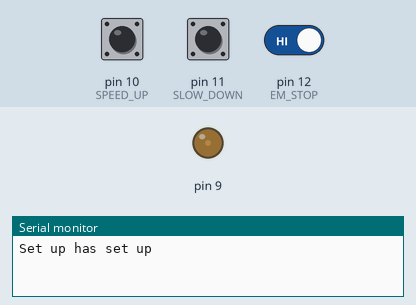
This sketch was run on a simulated Arduino Uno, built with avr-gcc and run on an emulated ATmega328P. Parts: output pins drawn as LEDs (lit = HIGH), the last lines printed to the serial monitor. The inputs (shaded band) are chosen by the test bench; at power-on: pin 10 (SPEED_UP) HIGH, pin 12 (EM_STOP) HIGH, pin 11 (SLOW_DOWN) HIGH.

Above: at 1.2 s.
1.3 s: pin 10 (SPEED_UP) pulled LOW for 0.15 s
At 2.5 s:
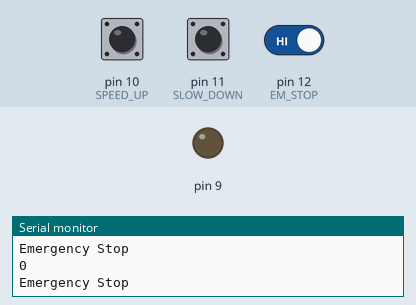
2.9 s: pin 10 (SPEED_UP) driven LOW and pin 12 (EM_STOP) driven LOW
At 3.7 s:
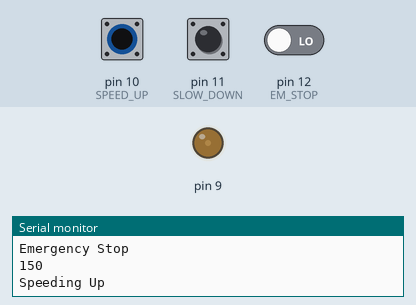
4.4 s: pin 11 (SLOW_DOWN) pulled LOW for 0.15 s
At 5.6 s:
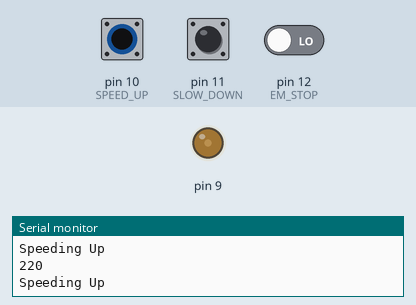
6.0 s: pin 11 (SLOW_DOWN) pulled LOW for 1 s
At 6.8 s:
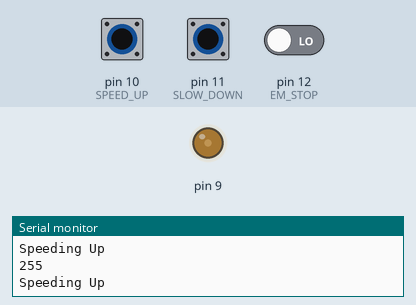
8.5 s: pin 12 (EM_STOP) driven HIGH
At 9.2 s:
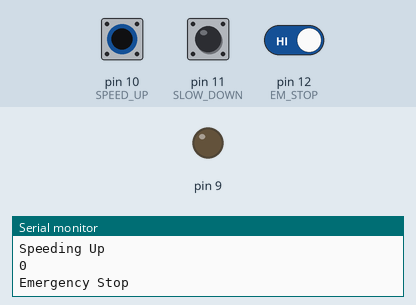
10.0 s: pin 12 (EM_STOP) driven LOW
At 10.3 s:
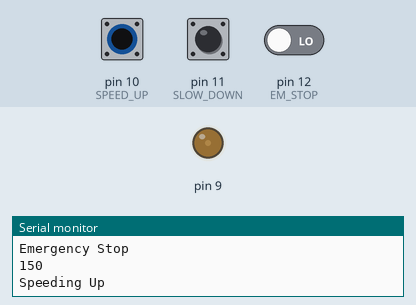
Timing chart, 0 to 12.5 s (numbered marks = the images above; inputs shaded):
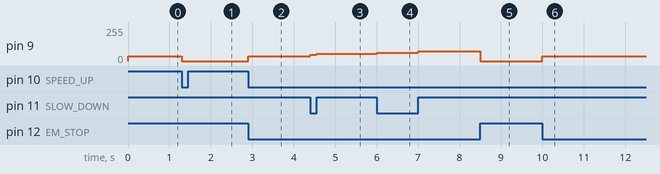

The sketch:

treadmill1.ino
```cpp
#include <TimerOne.h>
#include <avr/interrupt.h>
/*
 * Bare bones treadmill control. Goes faster and slower when faster and slower buttons arepressed,
 * stops when emergency stop Hall sensor is activated.
 */

#define hasSerial 1

// Constants for input and ouput pins
#define SPEED_UP  10 // PB2 momentary Switch Input to increase speed
#define SLOW_DOWN 11 // PB3 momentary switch to decrease speed
#define EM_STOP   12 // PB4 pin for safety device, when it goes low, SHUT DOWN EVERYTHING
#define PWM_OUT   9 // PWM output pin connected to blue wire of MC2100 (50ms period PWM out, 0 to 85% duty cycle)
#define PWM_CYCLE 50.0 //Output Signal PWM Period (50ms)
// Constants for output duty cycle and input speed
#define MAX_DUTY  863 //Max Duty Cycle expected by MC-2100 (85% of 1023)
#define MIN_DUTY  150 //Min Duty Cycle expected by MC-2100 (15% of 1023
#define DUTY_INCR 35 //20 steps from min to max

volatile int PWMduty = 0;
volatile unsigned long lastSetSpeedInterrupt; // time of last interrupt for Pin Change input

// Pin change interrupt for the faster/slower input pins buttons and emergency stop
ISR(PCINT0_vect){
  if (digitalRead (EM_STOP) ==HIGH){
    PWMduty = 0;
    Timer1.setPwmDuty(PWM_OUT, PWMduty);
#ifdef hasSerial
    Serial.print(PWMduty);
    Serial.print("\nEmergency Stop\n");
#endif
  }else{
    unsigned long thisTime = millis();
     if (thisTime > lastSetSpeedInterrupt + 30){
      lastSetSpeedInterrupt = thisTime;
      if (digitalRead (SPEED_UP) == LOW){
        if (PWMduty == 0){
          PWMduty = MIN_DUTY;
        }else{
          PWMduty = min (MAX_DUTY, PWMduty + DUTY_INCR);
        }
        Timer1.setPwmDuty(PWM_OUT, PWMduty);
#ifdef hasSerial
        Serial.print(PWMduty);
        Serial.print("\nSpeeding Up\n");
#endif
      }else{
        if (digitalRead (SLOW_DOWN) ==LOW){
          if (PWMduty <= MIN_DUTY){
            PWMduty = 0;
          }else{
            PWMduty = max (MIN_DUTY, PWMduty - DUTY_INCR);
          }
          Timer1.setPwmDuty(PWM_OUT, PWMduty);
#ifdef hasSerial
          Serial.print(PWMduty);
          Serial.print("\nSlowing Down\n");
#endif
        }
      }
    }
  }
}

void setup() {
  // put your setup code here, to run once:
   // 3 inputs processed by pin change interrupt
  pinMode (SLOW_DOWN, INPUT_PULLUP); // button for slowing down
  pinMode (SPEED_UP, INPUT_PULLUP); // button for speeding up
  pinMode (EM_STOP, INPUT_PULLUP); // Hall sensor for emergency Stop
  cli();
  PCICR |= 0b00000001;    // turn on port B
  PCMSK0 |= 0b00011100;    // turn on pin PB2,BP3, BP4
  sei();
  // initialize timer 1 for output PWM signal
  TCCR1A = 0;                 // clear control register A
  TCCR1B = _BV(WGM13);        // set mode 8: phase and frequency correct pwm, stop the timer
  Timer1.pwm(PWM_OUT, 0, 1000 * PWM_CYCLE);
  Timer1.setPwmDuty(PWM_OUT, MIN_DUTY);
   // initialize the serial communication:
#ifdef hasSerial
  Serial.begin(9600);
  Serial.print ("Set up has set up\n");
#endif
  lastSetSpeedInterrupt =0;
}

void loop() {
  // put your main code here, to run repeatedly:

}
```

Measured:
- after the input at 1.3 s, pin 9: 37/255 → 0/255 at once
- after the input at 2.9 s, pin 9: 0/255 → 37/255 at once
- after the input at 4.4 s, pin 9: 37/255 → 46/255 at once, → 55/255 0.15 s later
- after the input at 6.0 s, pin 9: 55/255 → 63/255 at once, → 72/255 1.0 s later
- after the input at 8.5 s, pin 9: 72/255 → 0/255 at once
- after the input at 10.0 s, pin 9: 0/255 → 37/255 at once
